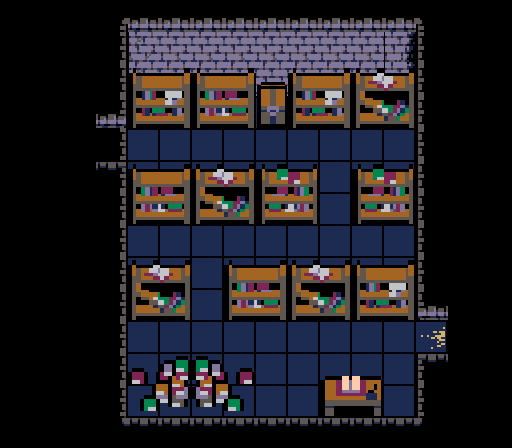

A level layout from a 2D game, rendered from its tile map. Below: a short description, then the map file with tile-grid data replaced by summaries:
An orthogonal 16x14 tile map with 32x32 px tiles, 11 tile layers (Wall, Floor, Hide_Floor, Bookself, ...), 5 tilesets and 59 objects (7x library_bookcase, 2x Corridor.tmx, 2x Hidden_Room.tmx, 2x candle_2, 2x candle_3, ...).

<map version="1.10" tiledversion="1.12.1" orientation="orthogonal" renderorder="right-down" width="16" height="14" tilewidth="32" tileheight="32" infinite="0" nextlayerid="45" nextobjectid="100">
 <tileset firstgid="1" source="bookself.tsx" />
 <tileset firstgid="211" source="wall_paid.tsx" />
 <tileset firstgid="407" source="floor_paid.tsx" />
 <tileset firstgid="505" source="wallfloor.tsx" />
 <tileset firstgid="805" source="candle.tsx" />
 <layer id="1" name="Wall" width="16" height="14" locked="1">
  <data>[224 cells, 136 non-empty, 19 distinct tile ids]</data>
 </layer>
 <layer id="3" name="Floor" width="16" height="14" locked="1">
  <data>[224 cells, 92 non-empty, 2 distinct tile ids]</data>
 </layer>
 <layer id="15" name="Hide_Floor" width="16" height="14" locked="1">
  <data>[224 cells, 1 non-empty, 1 distinct tile ids]</data>
 </layer>
 <layer id="2" name="Bookself" width="16" height="14" locked="1">
  <data>[224 cells, 48 non-empty, 16 distinct tile ids]</data>
 </layer>
 <layer id="25" name="Table" width="16" height="14" locked="1">
  <data>[224 cells, 2 non-empty, 2 distinct tile ids]</data>
 </layer>
 <layer id="41" name="Book" width="16" height="14" locked="1">
  <data>[224 cells, 8 non-empty, 8 distinct tile ids]</data>
 </layer>
 <layer id="44" name="Queen_Blood" width="16" height="14" locked="1">
  <data>[224 cells, 1 non-empty, 1 distinct tile ids]</data>
 </layer>
 <objectgroup id="11" name="Corridor_Chamber" locked="1">
  <object id="75" name="Corridor.tmx" x="415.258" y="321.566" width="32.3105" height="31.5412" />
 </objectgroup>
 <objectgroup id="41" name="Keys" locked="1">
  <object id="92" name="gold_key" x="256" y="96" width="32" height="32" />
 </objectgroup>
 <objectgroup id="12" name="Wall_Collision" locked="1">
  <object id="45" x="117" y="160" width="11" height="268" />
  <object id="46" x="117" y="417" width="310" height="11" />
  <object id="48" x="416" y="18" width="32" height="302" />
  <object id="50" x="416" y="353" width="32" height="63.5" />
  <object id="80" x="117" y="18" width="11" height="110" />
  <object id="149" x="96" y="160" width="32" height="11" />
  <object id="150" x="96" y="117" width="32" height="11" />
  <object id="151" x="83" y="117" width="13" height="54" />
  <object id="152" x="445" y="320" width="3" height="32" />
  <object id="95" x="126.5" y="359" width="126.333" height="64.1667" />
 </objectgroup>
 <objectgroup id="13" name="Self_Collision" locked="1">
  <object id="57" x="128" y="192" width="190" height="32" />
  <object id="60" x="352" y="192" width="64" height="31.5" />
  <object id="62" x="128" y="288" width="64" height="32.5" />
  <object id="63" x="224" y="288" width="192" height="31.5" />
  <object id="67" x="320" y="384" width="64" height="32" />
  <object id="120" x="128" y="96" width="128" height="32" />
  <object id="93" x="288" y="96" width="128" height="32" />
  <object id="94" x="256.667" y="94.6667" width="32" height="32" />
 </objectgroup>
 <objectgroup id="38" name="Hidden_Room_Collision" locked="1">
  <object id="84" x="116" y="128" width="12" height="32" />
 </objectgroup>
 <objectgroup id="43" name="ExaminePoints">
  <object id="93" name="library_bookcase" x="142.667" y="72" width="32.6667" height="55.3333" />
  <object id="97" name="library_bookcase" x="305.5" y="73" width="31.3333" height="55.3333" />
  <object id="98" name="library_bookcase" x="142.833" y="167.667" width="31.6667" height="55.3333" />
  <object id="99" name="library_bookcase" x="273.833" y="169.333" width="32.6667" height="55.3333" />
  <object id="100" name="library_bookcase" x="368.5" y="168" width="33.3333" height="55.3333" />
  <object id="101" name="library_bookcase" x="240.166" y="265.667" width="35.3333" height="55.3333" />
  <object id="102" name="library_bookcase" x="370.5" y="263.667" width="31" height="55.3333" />
  <object id="103" name="library_chest" x="251.667" y="75.3333" width="42.3333" height="57.6667" />
  <object id="104" name="library_table" x="318" y="374.667" width="67" height="42" />
  <object id="105" name="library_special" x="195.667" y="357.667" width="23.3333" height="16.6667" />
 </objectgroup>
 <objectgroup id="26" name="Hidden_Room_Chamber" locked="1">
  <object id="118" name="Hidden_Room.tmx" x="96" y="128" width="32" height="32" />
 </objectgroup>
 <objectgroup id="14" name="SpawnPoints" locked="1">
  <object id="76" name="Corridor.tmx" x="410.455" y="350.273">
   <point />
  </object>
  <object id="78" name="Hidden_Room.tmx" x="130.401" y="157.475">
   <point />
  </object>
  <object id="99" name="player_spawn" x="384" y="352">
   <point />
  </object>
 </objectgroup>
 <objectgroup id="39" name="Chest_Collision" locked="1">
  <object id="90" name="gold_key_chest_block" x="256" y="104" width="32" height="24" />
 </objectgroup>
 <layer id="42" name="Chest_Open_No_Key" width="16" height="14" locked="1">
  <data>[224 cells, 2 non-empty, 2 distinct tile ids]</data>
 </layer>
 <layer id="31" name="Chest_Open_Key" width="16" height="14" locked="1">
  <data>[224 cells, 2 non-empty, 2 distinct tile ids]</data>
 </layer>
 <layer id="24" name="Chest_Close" width="16" height="14" locked="1">
  <data>[224 cells, 2 non-empty, 2 distinct tile ids]</data>
 </layer>
 <objectgroup id="53" name="Interact_Point_1" locked="1">
  <object id="110" x="136.008" y="311.42" width="54.6574" height="22.8798" />
  <object id="111" gid="556" x="159.412" y="287.793" width="32" height="32" />
 </objectgroup>
 <objectgroup id="54" name="Interact_Point_2" locked="1">
  <object id="112" gid="556" x="224.238" y="191.19" width="32" height="32" />
  <object id="113" x="195.75" y="214.816" width="59.7418" height="21.6087" />
 </objectgroup>
 <objectgroup id="55" name="Interact_Point_3" locked="1">
  <object id="114" x="291.082" y="310.149" width="61.0129" height="22.8798" />
  <object id="115" gid="556" x="319.571" y="287.793" width="32" height="32" />
 </objectgroup>
 <objectgroup id="56" name="Interact_Point_4" locked="1">
  <object id="116" gid="556" x="384.397" y="95.857" width="32" height="32" />
  <object id="117" x="354.638" y="116.941" width="61.0129" height="26.6931" />
 </objectgroup>
 <objectgroup id="57" name="Candle_Off" locked="1">
  <object id="130" gid="6" x="160.667" y="32.6667" width="32" height="32" />
  <object id="132" gid="6" x="288" y="33.3333" width="32" height="32" />
  <object id="133" gid="6" x="352.667" y="32.6667" width="32" height="32" />
  <object id="135" gid="6" x="224.667" y="33.3333" width="32" height="32" />
 </objectgroup>
 <objectgroup id="50" name="Candle_On_2" locked="1">
  <object id="144" name="candle_2" gid="2" x="224.667" y="34" width="32" height="32" />
  <object id="145" name="candle_3" gid="2" x="288" y="33.3333" width="32" height="32" />
  <object id="146" name="candle_4" gid="2" x="354" y="32.6667" width="32" height="32" />
  <object id="147" name="candle_1" gid="2" x="161.333" y="32.6667" width="32" height="32" />
 </objectgroup>
 <objectgroup id="51" name="Candle_On_1" locked="1">
  <object id="136" name="candle_1" gid="2" x="160.667" y="32.6667" width="32" height="32" />
  <object id="137" name="candle_2" gid="2" x="224.667" y="33.3333" width="32" height="32" />
  <object id="140" name="candle_3" gid="2" x="288" y="33.3333" width="32" height="32" />
  <object id="142" name="candle_4" gid="2" x="354" y="32.6667" width="32" height="32" />
 </objectgroup>
 <objectgroup id="43" name="Text" locked="1">
  <object id="97" gid="765" x="192" y="352" width="32" height="32" />
 </objectgroup>
 <layer id="58" name="Overhead" width="16" height="14" locked="1">
  <data>[224 cells, 18 non-empty, 10 distinct tile ids]</data>
 </layer>
 <objectgroup id="52" name="Interact_Point_0" locked="1">
  <object id="108" gid="536" x="319.571" y="352.62" width="32" height="32" />
  <object id="109" x="319.047" y="358.451" width="64.8262" height="33.0487" />
 </objectgroup>
</map>
